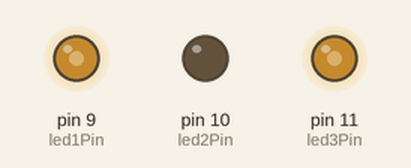
Recording of a sketch running on a simulated Arduino Uno, built with avr-gcc and run on an emulated ATmega328P. On the bench: output pins drawn as LEDs (lit = HIGH).

Above: at 0.1 s.
Timing chart, 0 to 1.6 s (numbered marks = the images above):
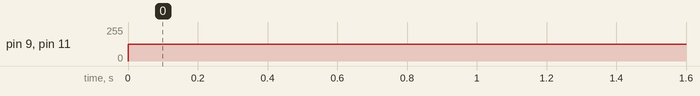

Measured:
- by itself, pin 9 (led1Pin), pin 11 (led3Pin): 0/255 → 127/255 at 0.00 s

The sketch:

RBG_LED.ino
```cpp
const int led1Pin = 9;
const int led2Pin = 10;
const int led3Pin = 11;


void setup() {
  // put your setup code here, to run once:

  pinMode(led1Pin, OUTPUT);
  pinMode(led2Pin, OUTPUT);
  pinMode(led3Pin, OUTPUT);

}

void loop() {
  // put your main code here, to run repeatedly:

  analogWrite(led1Pin, 127);
  analogWrite(led2Pin, 0);
  analogWrite(led3Pin, 127);


}
```
